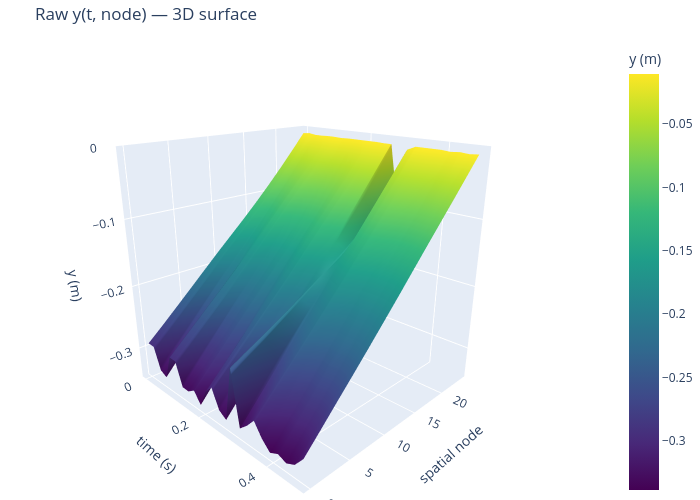

Notebook source saved alongside this figure:
### Markdown cell above
## Step 3d — 3D surface: raw y(t, node)

Raw vertical position before GP smoothing.

### Code cell
import plotly.graph_objects as go

# _yr, t_plot, node_plot are defined in the surf-raw-x cell above.
# Re-define node_plot/t_plot here in case this cell is run independently.
t_plot    = t_raw[::4]
node_plot = np.arange(0, N_VIDEO_PTS, 2)
Y_surf_raw = _yr[::4, :][:, node_plot]

# ── Plotly 3D surface (rotatable) ─────────────────────────────────────────
fig3d = go.Figure(go.Surface(
    x=t_plot, y=node_plot, z=Y_surf_raw.T,
    colorscale='viridis', colorbar=dict(title='y (m)'),
))
fig3d.update_layout(
    title='Raw y(t, node) — 3D surface',
    scene=dict(
        xaxis_title='time (s)',
        yaxis_title='spatial node',
        zaxis_title='y (m)',
        camera=dict(eye=dict(x=1.5, y=-1.5, z=0.8))
    ),
    width=700, height=500, margin=dict(l=0, r=0, t=40, b=0)
)
fig3d.show()

# ── Matplotlib heatmap (inline, resizable) ────────────────────────────────
fig2d, ax = plt.subplots(figsize=(8, 4), dpi=100)
im = ax.imshow(Y_surf_raw.T, aspect='auto', origin='lower',
               extent=[t_plot[0], t_plot[-1], node_plot[0], node_plot[-1]],
               cmap='viridis')
fig2d.colorbar(im, ax=ax, label='y (m)')
ax.set_xlabel('time (s)')
ax.set_ylabel('spatial node')
ax.set_title('Raw y(t, node) — heatmap')
plt.tight_layout()
plt.show()

### Figure 1 — Plotly figure (JSON) as saved in the notebook; plotly's stock layout.template omitted (floating-point values rounded to 4 significant figures; data arrays with more than 128 entries replaced by an {"elided": "..."} marker saying what was removed)
{"data": [{"colorbar": {"title": {"text": "y (m)"}}, "colorscale": [[0, "#440154"], [0.1111, "#482878"], [0.2222, "#3e4989"], [0.3333, "#31688e"], [0.4444, "#26828e"], [0.5556, "#1f9e89"], [0.6667, "#35b779"], [0.7778, "#6ece58"], [0.8889, "#b5de2b"], [1, "#fde725"]], "type": "surface", "x": [0.0, 0.02062, 0.04124, 0.06186, 0.08247, 0.1031, 0.1237, 0.1443, 0.1649, 0.1856, 0.2062, 0.2268, 0.2474, 0.268, 0.2887, 0.3093, 0.3299, 0.3505, 0.3711, 0.3918, 0.4124, 0.433, 0.4536, 0.4742], "y": [0, 2, 4, 6, 8, 10, 12, 14, 16, 18, 20, 22, 24], "z": {"elided": "13x24 float values"}}], "layout": {"height": 500, "margin": {"b": 0, "l": 0, "r": 0, "t": 40}, "scene": {"camera": {"eye": {"x": 1.5, "y": -1.5, "z": 0.8}}, "xaxis": {"title": {"text": "time (s)"}}, "yaxis": {"title": {"text": "spatial node"}}, "zaxis": {"title": {"text": "y (m)"}}}, "title": {"text": "Raw y(t, node) — 3D surface"}, "width": 700}}
